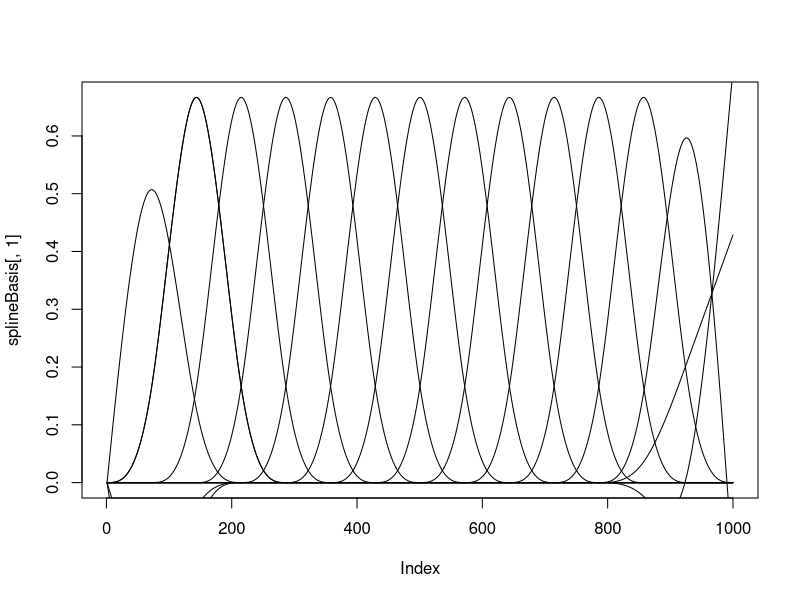
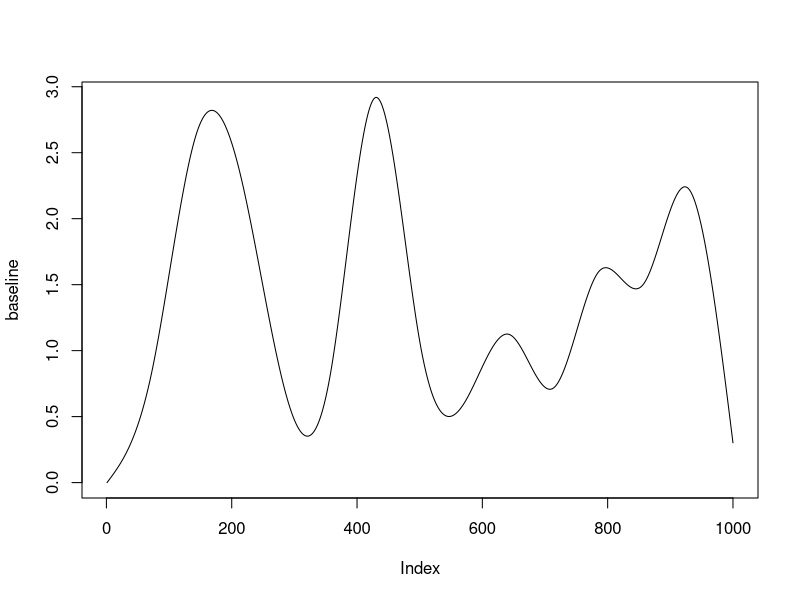
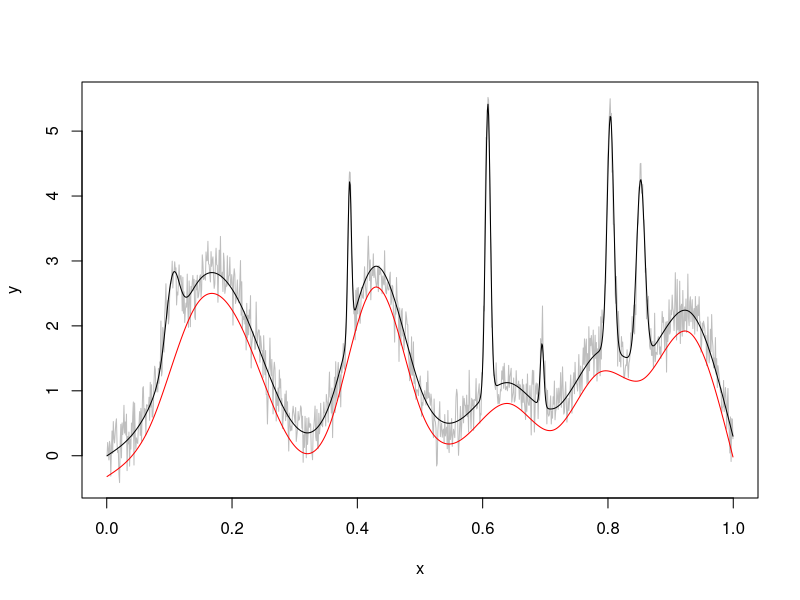

Recreate these plots in R, in order. (Note: this script raises an error after producing the figures.)
library(splines)
library(fields)
n <- 1000

x <- seq(0.5, n, 1)/n
df <- sample(5:20, 1)
splineBasis <- ns(x, df=df)
theta <- rexp(ncol(splineBasis), .5)
baseline <- splineBasis%*%theta

plot(splineBasis[,1], type="l")
for(i in 1:ncol(splineBasis)){
  lines(splineBasis[,i])
}
plot(baseline, type="l")

numberOfPeaks <- sample(5:15, 1)
peakCenters <- runif(numberOfPeaks)*.8+.1
peakArea <- runif(numberOfPeaks)*.05
peakWidths <- runif(numberOfPeaks)*.01 + 2/n

peaks <- rep(0, length(baseline))
if (numberOfPeaks > 0){
  for (i in 1:numberOfPeaks){
    peaks <- peaks + 
      peakArea[i]*dnorm(x, mean=peakCenters[i], sd = peakWidths[i])
  }
}
noise <- 0.25*rnorm(n)
y <- peaks + baseline + noise
plot(y~x, type="l", col="grey")
lines((peaks+baseline)~x)
lines((baseline+qnorm(.1, sd = .25))~x, col="red")

df <- data.frame(y=y, x=x, baseline=baseline, peaks = peaks)


trend <- matrix(NA, n, length(tau))
for (j in 1:length(tau)){
  fit_qsreg <- qsreg(df$x, df$y, maxit.cv = 50, alpha=tau[j], 
                     hmin = -30)
  trend[,j] <- predict(fit_qsreg)    
}

plot(y~x, type="l", col="grey")
lines((baseline+qnorm(.1, sd = .25))~x, col="red")
for (i in 1:length(tau)){
  lines(trend[,i]~df$x, col="blue")
}


lam <- lambda_eBIC(df$y, tau, 3,  gamma = 1,
                   lambdaSeq = n^seq(1, 1.4, length.out=15),
                   plot_lambda = FALSE, single_lambda = FALSE)
trend2 <- gurobi_trend(df$y, tau, lam$lambda, k=3)

for (i in 1:length(tau)){
  lines(trend2[,i]~df$x, col="darkgreen")
}

 mean((trend[,1] - (df$baseline+qnorm(tau[1], sd = 0.25)))^2)
 mean((trend[,2] - (df$baseline+qnorm(tau[2], sd = 0.25)))^2)
 mean((trend[,3] - (df$baseline+qnorm(tau[3], sd = 0.25)))^2)
 
 mean((trend2[,1] - (df$baseline+qnorm(tau[1], sd = 0.25)))^2)
 mean((trend2[,2] - (df$baseline+qnorm(tau[2], sd = 0.25)))^2)
 mean((trend2[,3] - (df$baseline+qnorm(tau[3], sd = 0.25)))^2)
 
